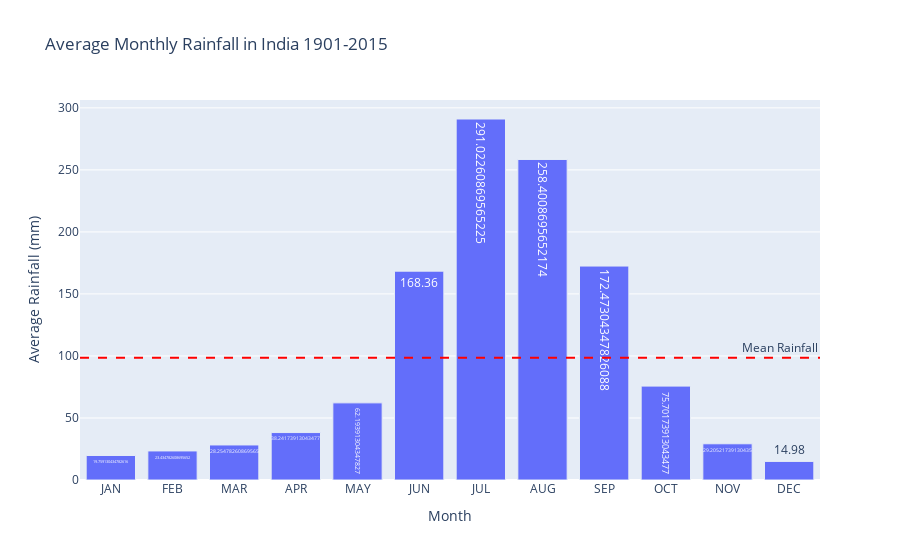

The notebook cell this image was saved under:
### Markdown cell above
The above graph shows significant year to year variability in India's annual rainfall, with no apparent long-term upward or downward trend over the century. The red dashed line indicates the mean rainfall, around which the annual rainfall oscillates. Notable peaks and throughs highlight extreme rainfall events and dry years.

### Code cell
# identify months with the highest and lowest rainfall on average
monthly_cols = ['JAN','FEB','MAR','APR','MAY','JUN','JUL','AUG','SEP','OCT','NOV','DEC']
monthly_avg = rainfall_data[monthly_cols].mean()

highest_rainfall_month = monthly_avg.idxmax()
lowest_rainfall_month = monthly_avg.idxmin()

fig_monthly = px.bar(
    x=monthly_avg.index,
    y=monthly_avg.values,
    labels= {'x':'Month','y':'Average Rainfall (mm)'},
    title="Average Monthly Rainfall in India 1901-2015",
    text=monthly_avg.values
)

fig_monthly.add_hline(
    y=monthly_avg.mean(),
    line_dash='dash',
    line_color='red',
    annotation_text='Mean Rainfall',
    annotation_position='top right'
)

fig_monthly.update_traces(marker_color='sky blue', marker_line_width=1)
fig_monthly.show()

### Figure 1 — Plotly figure (JSON) as saved in the notebook; plotly's stock layout.template omitted (floating-point values rounded to 4 significant figures)
{"data": [{"alignmentgroup": "True", "hovertemplate": "Month=%{x}<br>Average Rainfall (mm)=%{y}<br>text=%{text}<extra></extra>", "legendgroup": "", "marker": {"color": "sky blue", "line": {"width": 1}, "pattern": {"shape": ""}}, "name": "", "offsetgroup": "", "orientation": "v", "showlegend": false, "text": [19.76, 23.43, 28.25, 38.24, 62.19, 168.4, 291.0, 258.4, 172.5, 75.7, 29.21, 14.98], "textposition": "auto", "type": "bar", "x": ["JAN", "FEB", "MAR", "APR", "MAY", "JUN", "JUL", "AUG", "SEP", "OCT", "NOV", "DEC"], "xaxis": "x", "y": [19.76, 23.43, 28.25, 38.24, 62.19, 168.4, 291.0, 258.4, 172.5, 75.7, 29.21, 14.98], "yaxis": "y"}], "layout": {"annotations": [{"showarrow": false, "text": "Mean Rainfall", "x": 1, "xanchor": "right", "xref": "x domain", "y": 98.5, "yanchor": "bottom", "yref": "y"}], "autosize": true, "barmode": "relative", "legend": {"tracegroupgap": 0}, "shapes": [{"line": {"color": "red", "dash": "dash"}, "type": "line", "x0": 0, "x1": 1, "xref": "x domain", "y0": 98.5, "y1": 98.5, "yref": "y"}], "title": {"text": "Average Monthly Rainfall in India 1901-2015"}, "xaxis": {"anchor": "y", "autorange": true, "domain": [0, 1], "range": [-0.5, 11.5], "title": {"text": "Month"}, "type": "category"}, "yaxis": {"anchor": "x", "autorange": true, "domain": [0, 1], "range": [0, 306.3], "title": {"text": "Average Rainfall (mm)"}, "type": "linear"}}}
